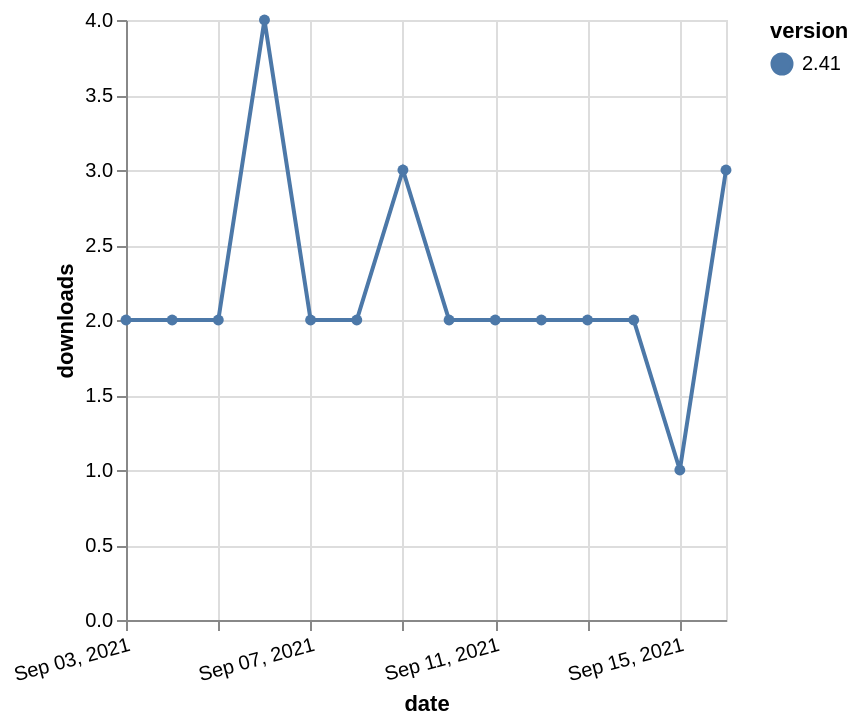

Express this chart as Vega-Lite.
### Vega-Lite specification from a JSON file in a GitHub repository (floating-point values rounded to 4 significant figures)
{"$schema": "https://vega.github.io/schema/vega-lite/v5.json", "description": "A simple bar chart with embedded data.", "data": {"values": [{"date": "2021-09-03", "total": 2967, "delta": 2, "version": "2.41"}, {"date": "2021-09-04", "total": 2969, "delta": 2, "version": "2.41"}, {"date": "2021-09-05", "total": 2971, "delta": 2, "version": "2.41"}, {"date": "2021-09-06", "total": 2975, "delta": 4, "version": "2.41"}, {"date": "2021-09-07", "total": 2977, "delta": 2, "version": "2.41"}, {"date": "2021-09-08", "total": 2979, "delta": 2, "version": "2.41"}, {"date": "2021-09-09", "total": 2982, "delta": 3, "version": "2.41"}, {"date": "2021-09-10", "total": 2984, "delta": 2, "version": "2.41"}, {"date": "2021-09-11", "total": 2986, "delta": 2, "version": "2.41"}, {"date": "2021-09-12", "total": 2988, "delta": 2, "version": "2.41"}, {"date": "2021-09-13", "total": 2990, "delta": 2, "version": "2.41"}, {"date": "2021-09-14", "total": 2992, "delta": 2, "version": "2.41"}, {"date": "2021-09-15", "total": 2993, "delta": 1, "version": "2.41"}, {"date": "2021-09-16", "total": 2996, "delta": 3, "version": "2.41"}]}, "width": "container", "mark": {"type": "line", "point": {"filled": true}}, "encoding": {"x": {"field": "date", "type": "temporal", "timeUnit": "yearmonthdate", "title": "date", "axis": {"labelAngle": -15}}, "y": {"field": "delta", "type": "quantitative", "title": "downloads"}, "color": {"field": "version", "type": "nominal"}, "tooltip": {"field": "delta"}}}
